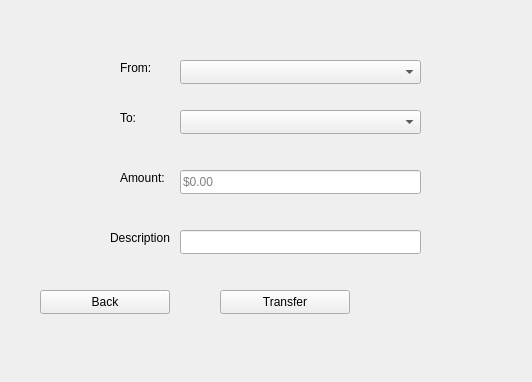
<?xml version="1.0" encoding="UTF-8"?>
<ui version="4.0">
 <class>MainWindow</class>
 <widget class="QMainWindow" name="MainWindow">
  <property name="geometry">
   <rect>
    <x>0</x>
    <y>0</y>
    <width>532</width>
    <height>382</height>
   </rect>
  </property>
  <property name="windowTitle">
   <string>MainWindow</string>
  </property>
  <widget class="QWidget" name="centralwidget">
   <widget class="QLabel" name="label_to">
    <property name="geometry">
     <rect>
      <x>120</x>
      <y>110</y>
      <width>21</width>
      <height>16</height>
     </rect>
    </property>
    <property name="text">
     <string>To:</string>
    </property>
   </widget>
   <widget class="QPushButton" name="button_transfer">
    <property name="geometry">
     <rect>
      <x>220</x>
      <y>290</y>
      <width>130</width>
      <height>24</height>
     </rect>
    </property>
    <property name="text">
     <string>Transfer</string>
    </property>
   </widget>
   <widget class="QLabel" name="label_from">
    <property name="geometry">
     <rect>
      <x>120</x>
      <y>60</y>
      <width>41</width>
      <height>16</height>
     </rect>
    </property>
    <property name="text">
     <string>From:</string>
    </property>
   </widget>
   <widget class="QPushButton" name="button_back">
    <property name="geometry">
     <rect>
      <x>40</x>
      <y>290</y>
      <width>130</width>
      <height>24</height>
     </rect>
    </property>
    <property name="text">
     <string>Back</string>
    </property>
   </widget>
   <widget class="QComboBox" name="from">
    <property name="geometry">
     <rect>
      <x>180</x>
      <y>60</y>
      <width>241</width>
      <height>24</height>
     </rect>
    </property>
   </widget>
   <widget class="QComboBox" name="to">
    <property name="geometry">
     <rect>
      <x>180</x>
      <y>110</y>
      <width>241</width>
      <height>24</height>
     </rect>
    </property>
   </widget>
   <widget class="QLabel" name="label_amount">
    <property name="geometry">
     <rect>
      <x>120</x>
      <y>170</y>
      <width>61</width>
      <height>16</height>
     </rect>
    </property>
    <property name="text">
     <string>Amount:</string>
    </property>
   </widget>
   <widget class="QLineEdit" name="amount">
    <property name="geometry">
     <rect>
      <x>180</x>
      <y>170</y>
      <width>241</width>
      <height>24</height>
     </rect>
    </property>
    <property name="text">
     <string/>
    </property>
    <property name="placeholderText">
     <string>$0.00</string>
    </property>
   </widget>
   <widget class="QLineEdit" name="description">
    <property name="geometry">
     <rect>
      <x>180</x>
      <y>230</y>
      <width>241</width>
      <height>24</height>
     </rect>
    </property>
    <property name="text">
     <string/>
    </property>
    <property name="placeholderText">
     <string/>
    </property>
   </widget>
   <widget class="QLabel" name="label_description">
    <property name="geometry">
     <rect>
      <x>110</x>
      <y>230</y>
      <width>61</width>
      <height>16</height>
     </rect>
    </property>
    <property name="text">
     <string>Description</string>
    </property>
   </widget>
  </widget>
 </widget>
 <resources/>
 <connections/>
</ui>
